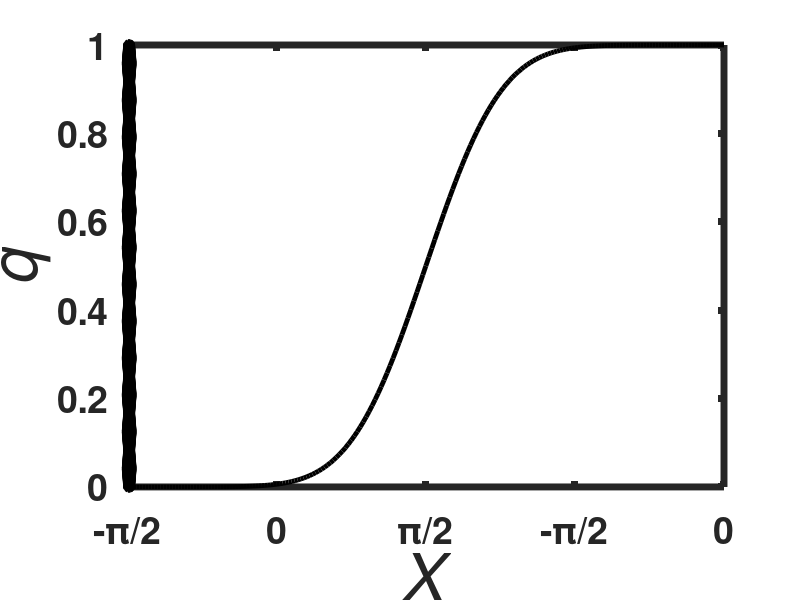

Source code (MATLAB):
%% Fig S2(A)
w1=24;
w2=2;

s1=[-pi/2 pi/2];
s=[-pi/2:.002:pi/2];

y1=0.5+(1/pi)*asin(sin(w1*s));
y2=0.5+(1/pi)*asin(sin(w2*s));

plot(s,y1,'k','linewidth',3.5)

hold on

plot(s,y2,'k--','linewidth',3.5)
xticks([-1*pi/2 0 1*pi/2])
xlim(s1);
ylim([0 1]);
xlabel('s','fontweight','bold','fontsize',47,'FontAngle', 'italic');
xticklabels({'-\pi/2','0','\pi/2'});
ylabel('q_i,q_j','fontweight','bold','fontsize',47,'FontAngle', 'italic');
set(gca,'linewidth',5,'fontsize',27,'fontweight','bold','YTick', 0:0.2:1);
box off

%% Fig S2(B)

scatter(y1,y2,'LineWidth',2.7,'MarkerEdgeColor','k')
xlabel('q_j','fontweight','bold','fontsize',47,'FontAngle', 'italic');
ylabel('q_i','fontweight','bold','fontsize',47,'FontAngle', 'italic');
set(gca,'linewidth',5,'fontsize',27,'fontweight','bold','XTick',0:0.2:1,'YTick', 0:0.2:1);

%% Fig S2(C)

scatter(y1,y2,'k')
xlim([0 1]);
ylim([0 1]);
xlabel('\itq_1','fontweight','bold','fontsize',47);
ylabel('\itq_2','fontweight','bold','fontsize',47);
set(gca,'linewidth',5,'fontsize',27,'fontweight','bold','YTick', 0:0.2:1,'XTick',0:0.2:1);
box on;


x=[0:1:200];
mu=100;
sigma=20;
p = normcdf(x,mu,sigma);
plot(x,p,'k','linewidth',3.5)

xlim([0 200]);
ylim([0 1]);
xlabel('\itX','fontweight','bold','fontsize',47);
ylabel('\itq','fontweight','bold','fontsize',47);
set(gca,'linewidth',5,'fontsize',27,'fontweight','bold','YTick', 0:0.2:1,'XTick',0:50:200);


